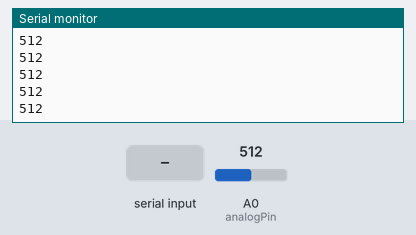
The sketch below on a simulated Arduino Uno, built with avr-gcc and run on an emulated ATmega328P. Shown: the last lines printed to the serial monitor. The inputs (shaded band) are chosen by the test bench; at power-on: A0 (analogPin) = 512.

Above: at 2.2 s.
2.3 s: "1" received over Serial
4.8 s: A0 (analogPin) set to 716
At 5.9 s:
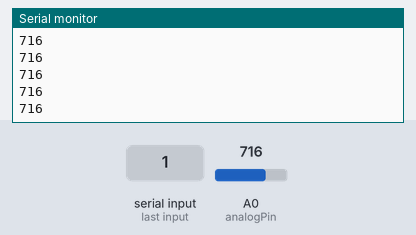
6.3 s: "0" received over Serial
7.8 s: A0 (analogPin) set to 900
At 8.4 s:
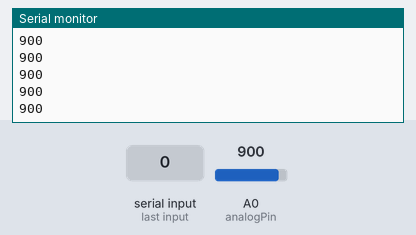
Timing chart, 0 to 10.3 s (numbered marks = the images above; inputs shaded):
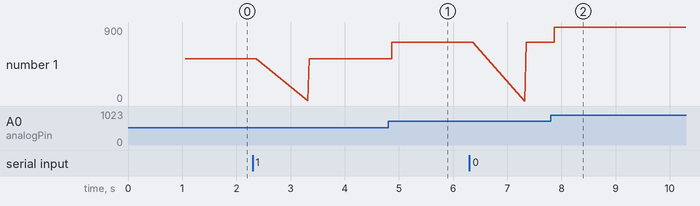

The sketch:

SIM800LAnalog.ino
```cpp
#include <SoftwareSerial.h>

SoftwareSerial mySerial(11, 10); // RX, TX
 int analogPin = 0;
 int val=0;

void setup()
 {
  // Open serial communication
  Serial.begin(9600);

  // set the data rate for the SoftwareSerial port
  mySerial.begin(9600);

  delay(1000);
  Serial.println("Testing SIM800L module");
  Serial.println();
  Serial.print("Sizeof(mySerial) = "); Serial.println(sizeof(mySerial));
  Serial.println();

}

void loop() // run over and over
{
  val = analogRead (analogPin);
  Serial.println (val);

  if(Serial.available())
  {
    String Arsp = Serial.readString();

    Serial.println("Serial available");
    Serial.println(Arsp);
    mySerial.println(Arsp);
    Serial.println("Serial available end");
  }

}
```

Measured:
- after the input at 4.8 s, the serial monitor: prints a new line after 0.07 s (image 1)
- after the input at 7.8 s, the serial monitor: prints a new line after 0.07 s (image 2)
- plotted number 1: 512 → 716 after the input at 4.8 s, 716 → 900 after the input at 7.8 s
